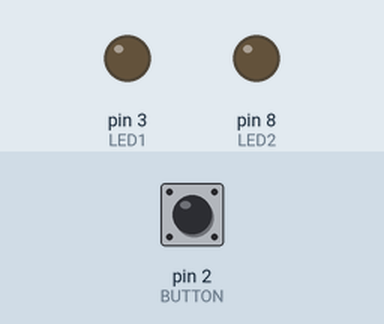
Recording of a sketch running on a simulated Arduino Uno, built with avr-gcc and run on an emulated ATmega328P. Parts: output pins drawn as LEDs (lit = HIGH). Inputs (shaded band) come from the test bench; at power-on: pin 2 (BUTTON) LOW.

Above: at 1.2 s.
1.3 s: pin 2 (BUTTON) pulled HIGH for 0.15 s
At 2.6 s:
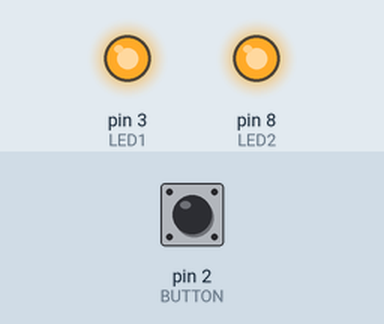
2.9 s: pin 2 (BUTTON) pulled HIGH for 1 s
At 3.3 s:
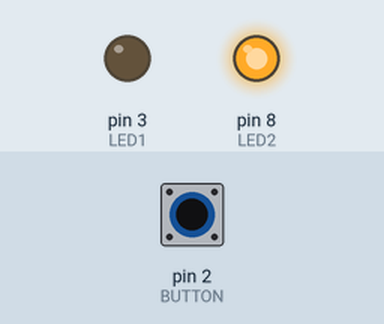
5.4 s: pin 2 (BUTTON) pulled HIGH for 3.2 s
At 6.5 s:
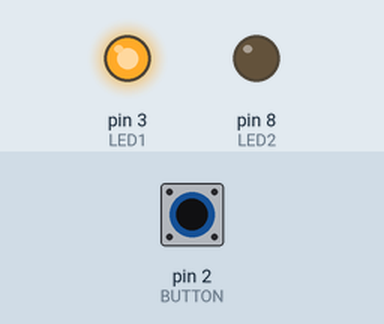
Timing chart, 0 to 10.1 s (numbered marks = the images above; inputs shaded):
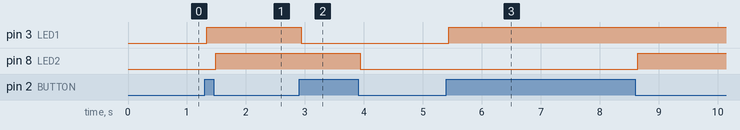

Measured:
- after the input at 1.3 s, pin 3 (LED1): LOW → HIGH at once; pin 8 (LED2): LOW → HIGH after 0.19 s
- after the input at 2.9 s, pin 3 (LED1): HIGH → LOW at once; pin 8 (LED2): HIGH → LOW after 1.0 s
- after the input at 5.4 s, pin 3 (LED1): LOW → HIGH at once; pin 8 (LED2): LOW → HIGH after 3.2 s

The sketch:

boyon.ino
```cpp
#define LED1 3
#define LED2 8
#define BUTTON 2
#define DELAY 40

typedef enum{
  BUTTON_UP,
  BUTTON_FALLING,
  BUTTON_DOWN,
  BUTTON_RAISING,
} debounceState_t;

void debounceFSM_init(void);		// debe cargar el estado inicial
void debounceFSM_update(void);	// debe leer las entradas, resolver la lógica de
// transición de estados y actualizar las salidas
void buttonPressed();			// debe invertir el estado del LED1
void buttonReleased();		// debe invertir el estado del LED2

debounceState_t estadoActual;
unsigned long int TIME;

void setup() {
  debounceFSM_init();
  pinMode(LED1, OUTPUT);
  pinMode(LED2, OUTPUT);
  pinMode(BUTTON, INPUT);
}

void loop() {
  debounceFSM_update();

}

void debounceFSM_init(void){
  estadoActual=BUTTON_UP;
}

void debounceFSM_update(void){
  switch (estadoActual){
    case BUTTON_UP:

      if(digitalRead(BUTTON)==HIGH){
        TIME=millis();
        estadoActual=BUTTON_FALLING;
      }
      break;

    case BUTTON_FALLING:

      if(digitalRead(BUTTON)==HIGH){
        if(millis()>=TIME+DELAY){
          buttonPressed();
          estadoActual=BUTTON_DOWN;
        }
      }else{
        estadoActual=BUTTON_UP;
      }
      break;

    case BUTTON_DOWN:

      if(digitalRead(BUTTON)==LOW){
        TIME=millis();
        estadoActual=BUTTON_RAISING;
      }

      break;

    case BUTTON_RAISING:

      if(digitalRead(BUTTON)==LOW){
        if(millis()>=TIME+DELAY){
          buttonReleased();
          estadoActual=BUTTON_UP;
        }
      }else{
        estadoActual=BUTTON_DOWN;
      }
      break;
  }
}

void buttonPressed(){
  digitalWrite(LED1, !digitalRead(LED1));
}

void buttonReleased(){
  digitalWrite(LED2, !digitalRead(LED2));
}
```
